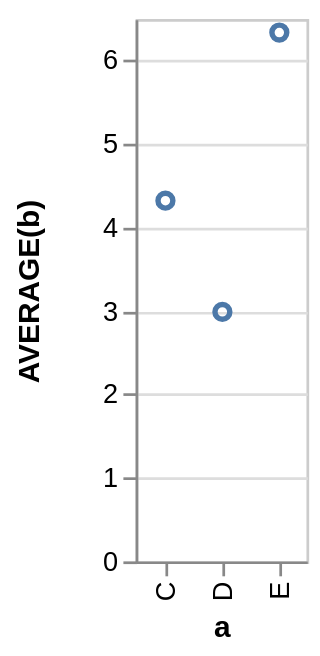

Vega-Lite specification stored for this chart:
### Vega specification from a JSON file in a GitHub repository (floating-point values rounded to 4 significant figures)
{"$schema": "https://vega.github.io/schema/vega/v3.0.json", "autosize": "pad", "padding": 5, "style": "cell", "data": [{"name": "source_0", "values": [{"a": "C", "b": 2}, {"a": "C", "b": 7}, {"a": "C", "b": 4}, {"a": "D", "b": 1}, {"a": "D", "b": 2}, {"a": "D", "b": 6}, {"a": "E", "b": 8}, {"a": "E", "b": 4}, {"a": "E", "b": 7}]}, {"name": "data_0", "source": "source_0", "transform": [{"type": "formula", "expr": "toNumber(datum[\"b\"])", "as": "b"}, {"type": "aggregate", "groupby": ["a"], "ops": ["average"], "fields": ["b"], "as": ["average_b"]}]}], "signals": [{"name": "x_step", "value": 21}, {"name": "width", "update": "bandspace(domain('x').length, 1, 0.5) * x_step"}, {"name": "height", "update": "200"}], "marks": [{"name": "marks", "type": "symbol", "role": "point", "style": ["point"], "from": {"data": "data_0"}, "encode": {"update": {"x": {"scale": "x", "field": "a"}, "y": {"scale": "y", "field": "average_b"}, "stroke": {"value": "#4c78a8"}, "fill": {"value": "transparent"}}}}], "scales": [{"name": "x", "type": "point", "domain": {"data": "data_0", "field": "a", "sort": true}, "range": {"step": {"signal": "x_step"}}, "round": true, "padding": 0.5}, {"name": "y", "type": "linear", "domain": {"data": "data_0", "field": "average_b"}, "range": [{"signal": "height"}, 0], "round": true, "nice": true, "zero": true}], "axes": [{"scale": "x", "orient": "bottom", "title": "a", "zindex": 1, "encode": {"labels": {"update": {"angle": {"value": 270}, "align": {"value": "right"}, "baseline": {"value": "middle"}}}}}, {"scale": "y", "labelOverlap": true, "orient": "left", "tickCount": {"signal": "ceil(height/40)"}, "title": "AVERAGE(b)", "zindex": 1}, {"scale": "y", "domain": false, "grid": true, "labels": false, "maxExtent": 0, "minExtent": 0, "orient": "left", "tickCount": {"signal": "ceil(height/40)"}, "ticks": false, "zindex": 0, "gridScale": "x"}], "config": {"axis": {"domainColor": "#888", "tickColor": "#888"}, "axisY": {"minExtent": 30}, "style": {"cell": {"fill": "transparent", "stroke": "#ccc"}}}}
